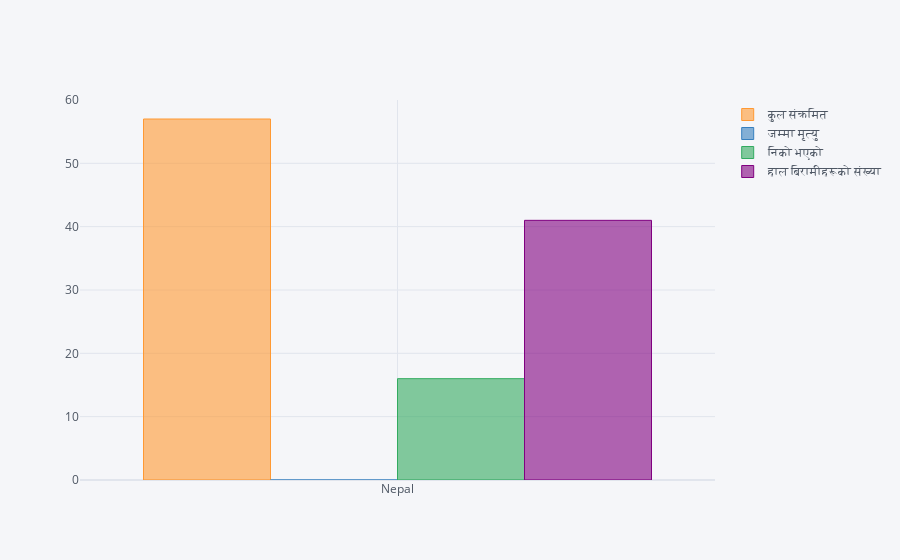

Notebook code cell kept with this figure:
### Markdown cell above
# Nepal Overall Condition in Bar Chart

### Code cell
df_nepal_dataframe = df_nepal_dataframe.T

df_nepal_dataframe.iplot(kind='bar',x='Count_For', y =['कुल संक्रमित', 'जम्मा मृत्यु', 'निको भएको','हाल बिरामीहरूको संख्या'])

### Figure 1 — Plotly figure (JSON) as saved in the notebook; plotly's stock layout.template omitted (floating-point values rounded to 4 significant figures)
{"data": [{"marker": {"color": "rgba(255, 153, 51, 0.6)", "line": {"color": "rgba(255, 153, 51, 1.0)", "width": 1}}, "name": "कुल संक्रमित", "orientation": "v", "text": "", "type": "bar", "x": ["Nepal"], "y": [57]}, {"marker": {"color": "rgba(55, 128, 191, 0.6)", "line": {"color": "rgba(55, 128, 191, 1.0)", "width": 1}}, "name": "जम्मा मृत्यु", "orientation": "v", "text": "", "type": "bar", "x": ["Nepal"], "y": [0]}, {"marker": {"color": "rgba(50, 171, 96, 0.6)", "line": {"color": "rgba(50, 171, 96, 1.0)", "width": 1}}, "name": "निको भएको", "orientation": "v", "text": "", "type": "bar", "x": ["Nepal"], "y": [16]}, {"marker": {"color": "rgba(128, 0, 128, 0.6)", "line": {"color": "rgba(128, 0, 128, 1.0)", "width": 1}}, "name": "हाल बिरामीहरूको संख्या", "orientation": "v", "text": "", "type": "bar", "x": ["Nepal"], "y": [41]}], "layout": {"legend": {"bgcolor": "#F5F6F9", "font": {"color": "#4D5663"}}, "paper_bgcolor": "#F5F6F9", "plot_bgcolor": "#F5F6F9", "title": {"font": {"color": "#4D5663"}}, "xaxis": {"gridcolor": "#E1E5ED", "showgrid": true, "tickfont": {"color": "#4D5663"}, "title": {"font": {"color": "#4D5663"}, "text": ""}, "zerolinecolor": "#E1E5ED"}, "yaxis": {"gridcolor": "#E1E5ED", "showgrid": true, "tickfont": {"color": "#4D5663"}, "title": {"font": {"color": "#4D5663"}, "text": ""}, "zerolinecolor": "#E1E5ED"}}}
